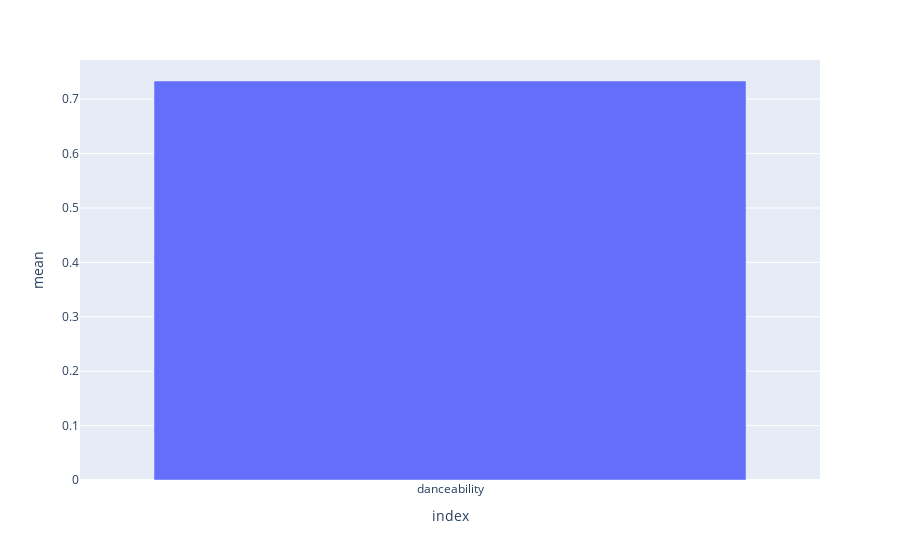

This figure's notebook cell:
### Code cell
# subgenres = set_subgenres_options('pop')
# df = set_display_children('rap')
# df = df.loc[df['index'] == 'energy']
# px.bar(df, x='index', y = 'mean')
graph_genre_features('rap', 'danceability')

### Figure 1 — Plotly figure (JSON) as saved in the notebook; plotly's stock layout.template omitted (floating-point values rounded to 4 significant figures)
{"data": [{"alignmentgroup": "True", "hovertemplate": "index=%{x}<br>mean=%{y}<extra></extra>", "legendgroup": "", "marker": {"color": "#636efa"}, "name": "", "offsetgroup": "", "orientation": "v", "showlegend": false, "textposition": "auto", "type": "bar", "x": ["danceability"], "xaxis": "x", "y": [0.7334], "yaxis": "y"}], "layout": {"barmode": "relative", "legend": {"tracegroupgap": 0}, "margin": {"t": 60}, "xaxis": {"anchor": "y", "domain": [0, 1], "title": {"text": "index"}}, "yaxis": {"anchor": "x", "domain": [0, 1], "title": {"text": "mean"}}}}
